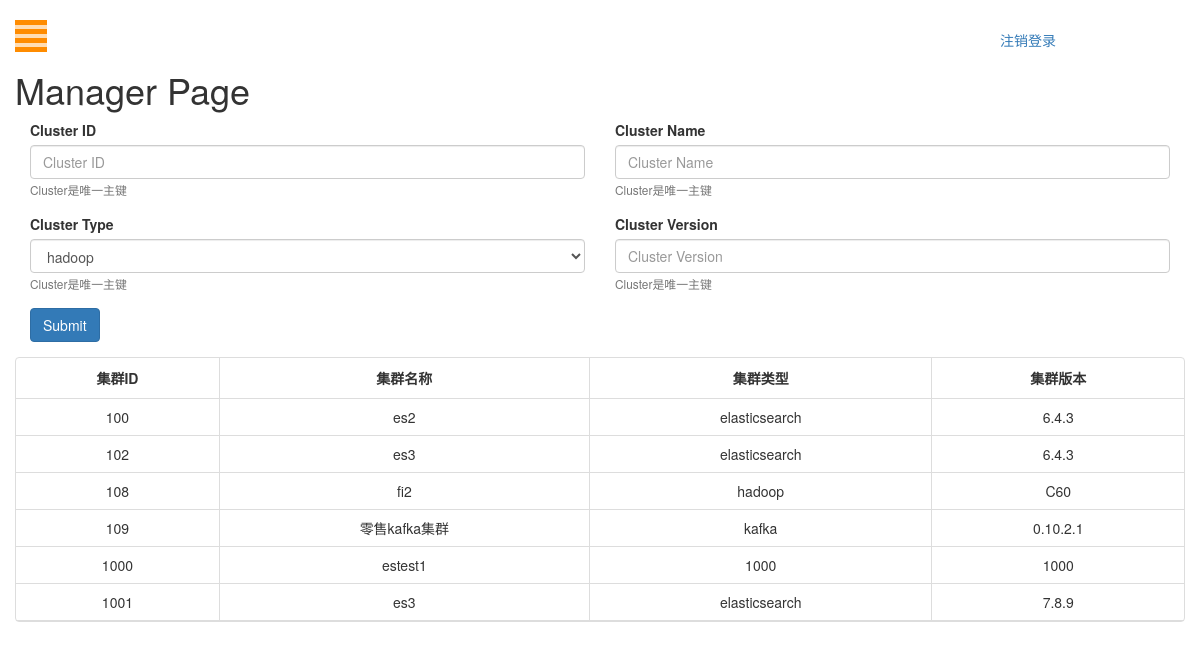
Page /cluster (signed in) on the earlier database version.
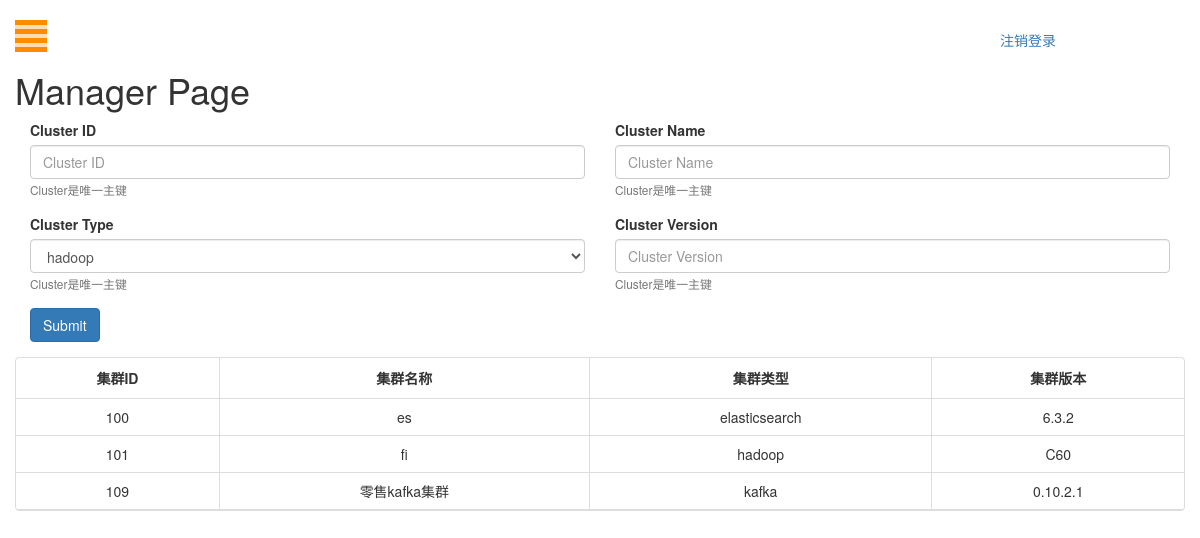
Same page on the later database version.
### cmdb/models.py (models this page shows)
class ClusterBasicInfo(models.Model):
    cluster_id = models.IntegerField(primary_key=True)
    cluster_name = models.CharField(max_length=16)
    cluster_type = models.CharField(max_length=30)
    cluster_version = models.CharField(max_length=30, default="", blank=True, null=True)
    host_info = models.ManyToManyField(HostBasicInfo, through="ClusterHostMapping")

### cmdb/views.py (the view)
# urls.py: url(r'^cluster$', ClusterInfoView, name='cluster'),
@login_required(login_url="/login")
def ClusterInfoView(request):
    if request.method == "POST":
        cluster_id = request.POST['cluster_id']
        cluster_name = request.POST['cluster_name']
        cluster_type = request.POST['cluster_type']
        cluster_version = request.POST['cluster_version']
        clusterObject = ClusterBasicInfo.objects.update_or_create(
            cluster_id=cluster_id,
            cluster_name=cluster_name,
            cluster_type=cluster_type,
            cluster_version=cluster_version
        )
        clusterObject.save()
        AllclusterObject = ClusterBasicInfo.objects.all().order_by(ClusterFields.F_CLUSTER_ID)
    else:
        AllclusterObject = ClusterBasicInfo.objects.all().order_by(ClusterFields.F_CLUSTER_ID)
    return render(request, "manager.html", {"AllclusterObject": AllclusterObject,
                                            "cluster_type": options.CLUSTER_TYPE})

### templates/manager.html (shortened to what this page needs)
{% load static %}
<!DOCTYPE html>
<html lang="zh">
<head>
    <link rel="stylesheet" type="text/css" href="{% static 'css/bootstrap.css' %}">
    <link rel="stylesheet" type="text/css" href="{% static 'css/style.css' %}">
    <link rel="stylesheet" type="text/css" href="{% static 'bootstraptable/bootstrap-table.min.css' %}">
</head>
<body>
<div id="wrapper">
    <div id="page-content-wrapper">
        <button type="button" class="hamburger is-closed animated fadeInLeft" data-toggle="offcanvas">
            <span class="hamb-top"></span>
            <span class="hamb-middle"></span>
            <span class="hamb-bottom"></span>
        </button>
        <a class="col-md-offset-10" href="{% url 'logout' %}">注销登录</a>
        <div class="container">
            <div class="row">
                <h1>Manager Page</h1>
            </div>
            <div class="row">
                <form action="cluster" method="post">
                    <div class="form-row">
                        <div class="form-group col-md-6">
                            <label>Cluster ID</label>
                            <input type="text" class="form-control" name="cluster_id" placeholder="Cluster ID">
                            <small id="emailHelp" class="form-text text-muted">Cluster是唯一主键</small>
                        </div>
                        <div class="form-group col-md-6">
                            <label>Cluster Name</label>
                            <input type="text" class="form-control" name="cluster_name" placeholder="Cluster Name">
                            <small id="emailHelp" class="form-text text-muted">Cluster是唯一主键</small>
                        </div>
                    </div>
                    <div class="form-row">
                        <div class="form-group col-md-6">
                            <label>Cluster Type</label>
                            <select id="inputState" class="form-control" name="cluster_type">
                                {% for type in cluster_type %}
                                    <option>{{ type }}</option>
                                {% endfor %}
                            </select>
                            <small id="emailHelp" class="form-text text-muted">Cluster是唯一主键</small>
                        </div>
                        <div class="form-group col-md-6">
                            <label>Cluster Version</label>
                            <input type="text" class="form-control" name="cluster_version"
                                   placeholder="Cluster Version">
                            <small id="emailHelp" class="form-text text-muted">Cluster是唯一主键</small>
                        </div>
                    </div>
                    <div class="form-group col-md-6">
                        <button type="submit" class="btn btn-primary" onclick="return checkNull()">Submit</button>
                    </div>
                </form>
            </div>
            <div class="row">
                <table id="hdfs-table" data-toggle="table">
                    <thead>
                    <tr>
                        <th>集群ID</th>
                        <th data-field="name">集群名称</th>
                        <th>集群类型</th>
                        <th>集群版本</th>
                    </tr>
                    </thead>
                    <tbody>
                    {% for object in AllclusterObject %}
                        <tr>
                            <td>{{ object.cluster_id }}</td>
                            <td>{{ object.cluster_name }}</td>
                            <td>{{ object.cluster_type }}</td>
                            <td>{{ object.cluster_version }}</td>
                        </tr>
                    {% endfor %}
                    </tbody>
                </table>
            </div>
        </div>
    </div>
</div>
</body>
</html>

### static/css/style.css (style rules this page uses)
body { position: relative; overflow-x: hidden; }
body, html { height: 100%; background-color: white; }
#wrapper { -moz-transition: all 0.5s ease; -o-transition: all 0.5s ease; -webkit-transition: all 0.5s ease; padding-left: 0; transition: all 0.5s ease; }
#page-content-wrapper { padding-top: 30px; width: 100%; }
.hamburger { background: darkorange; border: none; display: block; height: 32px; margin-left: 15px; position: fixed; top: 20px; width: 32px; z-index: 999; }
.hamburger.is-closed:before { -webkit-transform: translate3d(0, 0, 0); -webkit-transition: all 0.35s ease-in-out; color: #ffffff; content: ''; display: block; font-size: 14px; line-height: 32px; opacity: 0; text-align: center; width: 100px; }
.hamburger.is-closed .hamb-top { -webkit-transition: all 0.35s ease-in-out; background-color: rgba(255, 255, 255, 0.7); top: 5px; }
.hamburger.is-closed .hamb-middle { background-color: rgba(255, 255, 255, 0.7); margin-top: -2px; top: 50%; }
.hamburger.is-closed .hamb-bottom { -webkit-transition: all 0.35s ease-in-out; background-color: rgba(255, 255, 255, 0.7); bottom: 5px; }
.hamburger.is-closed .hamb-top, .hamburger.is-closed .hamb-middle, .hamburger.is-closed .hamb-bottom, .hamburger.is-open .hamb-top, .hamburger.is-open .hamb-middle, .hamburger.is-open .hamb-bottom { height: 4px; left: 0; position: absolute; width: 100%; }
.table th, .table td { text-align: center; vertical-align: middle!important; }

Differences in the rows shown:
removed ClusterBasicInfo: cluster_id "102", cluster_name "es3", cluster_type "elasticsearch", cluster_version "6.4.3"
removed ClusterBasicInfo: cluster_id "108", cluster_name "fi2", cluster_type "hadoop", cluster_version "C60"
removed ClusterBasicInfo: cluster_id "1000", cluster_name "estest1", cluster_type "1000", cluster_version "1000"
removed ClusterBasicInfo: cluster_id "1001", cluster_name "es3", cluster_type "elasticsearch", cluster_version "7.8.9"
changed ClusterBasicInfo "elasticsearch": cluster_name "es2" → "es"; cluster_version "6.4.3" → "6.3.2"
added ClusterBasicInfo: cluster_id "101", cluster_name "fi", cluster_type "hadoop", cluster_version "C60"
